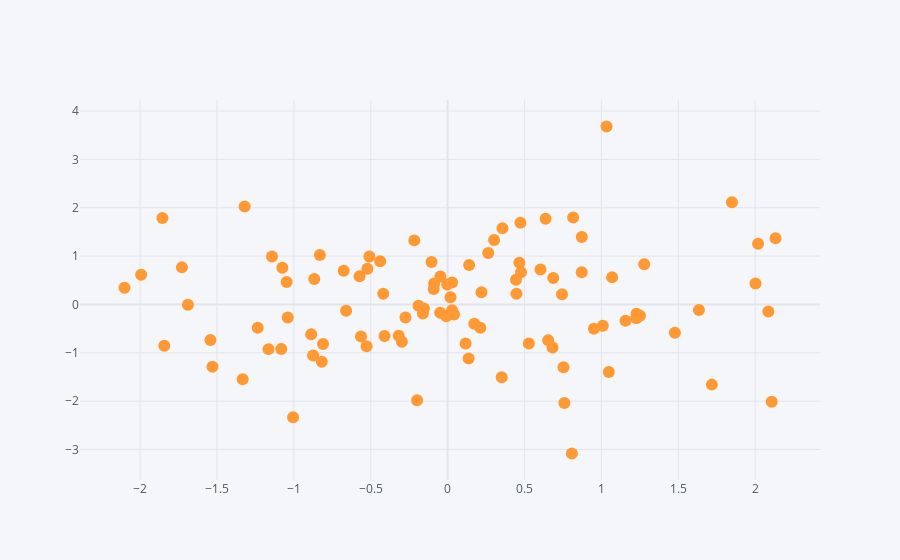

Write notebook code for a chart like this one.
### Code cell
df.iplot(x = 'A' , y = 'B',mode = 'markers')
